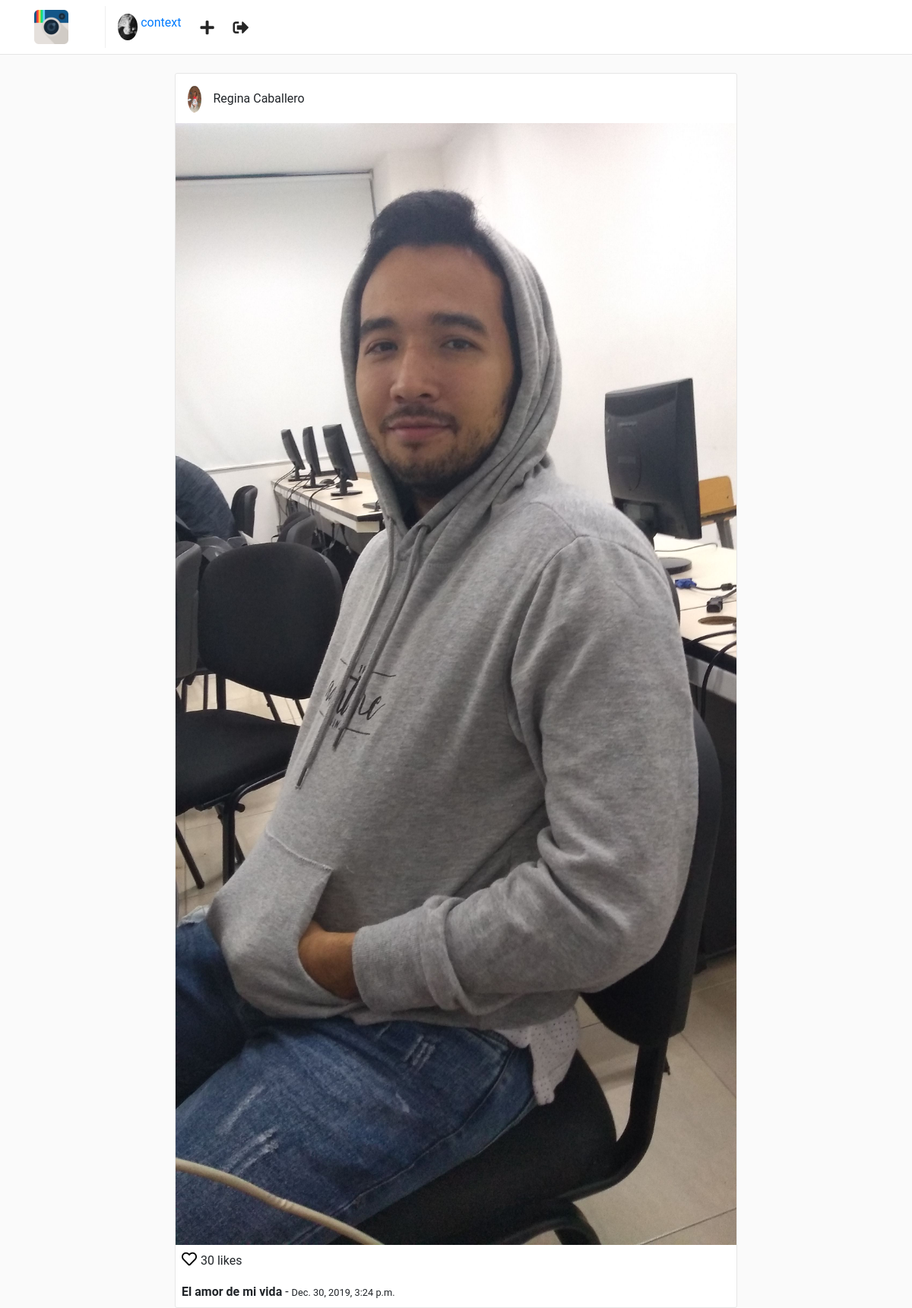
/posts/1/ (signed in), run on the app's committed database.
### users/models.py (models this page shows, shortened)
class Profile(models.Model):
    user = models.OneToOneField(User, on_delete=models.CASCADE)
    website =  models.URLField(max_length=200, blank=True)
    biography = models.TextField(blank=True)
    phone_number = models.CharField(max_length=20, blank=True)
    picture = models.ImageField(upload_to='users/pictures', blank=True, null= True)
    created = models.DateTimeField(auto_now_add=True)
    modified = models.DateField(auto_now=True)

### posts/models.py (models this page shows, shortened)
class Post(models.Model):
    user = models.ForeignKey(User, on_delete=models.CASCADE)
    profile = models.ForeignKey('users.Profile', on_delete=models.CASCADE)
    title = models.CharField(max_length=255)
    photo = models.ImageField(upload_to='posts/photos')
    created = models.DateTimeField(auto_now_add=True)
    modified = models.DateTimeField(auto_now=True)

### posts/views.py (the view)
# urls.py: path('posts/<int:pk>/', views.PostDetailView.as_view(), name='detail'),
class PostDetailView(LoginRequiredMixin, DetailView):
    template_name = 'posts/detail.html'
    queryset = Post.objects.all()
    context_object_name = 'post'

### templates/posts/detail.html (shortened to what this page needs)
{% extends "base.html" %}
{% block container %}
    <div class="container">
        <div class="row">
            {% include "posts/post_card.html" %}
        </div>
    </div>
{% endblock %}

### templates/nav.html
{% load static %}
<nav class="navbar navbar-expand-lg fixed-top" id="main-navbar">
    <div class="container">
        <a class="navbar-brand pr-5" style="border-right: 1px solid #efefef;" href="{% url 'posts:feed' %}">
            <img src="{% static "img/instagram.png" %}" height="45" class="d-inline-block align-top"/>
        </a>
        <div class="collapse navbar-collapse">
            <ul class="navbar-nav mr-auto">
                <li class="nav-item">
                    <a href="{% url 'users:detail' request.user.username %}">
                        {% if request.user.profile.picture %}
                        <img src="{{ request.user.profile.picture.url }}" height="35" class="d-inline-block align-top rounded-circle"/>
                        {% else %}
                        <img src="{% static 'img/default-profile.png' %}" height="35" class="d-inline-block align-top rounded-circle"/>
                        {% endif %}
context                    </a>
                </li>
                <li class="nav-item nav-icon">
                    <a href="{% url 'posts:create' %}">
                        <i class="fas fa-plus"></i>
                    </a>
                </li>
                <li class="nav-item nav-icon">
                    <a href="{% url 'users:logout' %}">
                        <i class="fas fa-sign-out-alt"></i>
                    </a>
                </li>
            </ul>
        </div>
    </div>
</nav>

### templates/posts/post_card.html
<div class="col-sm-12 col-md-8 offset-md-2 mt-5 p-0 post-container">
    <div class="media pt-3 pl-3 pb-1">
        <a href="{% url "users:detail" post.user.username %}">
            <img class="mr-3 rounded-circle" height="35" src="{{ post.profile.picture.url }}" alt="{{ post.user.get_full_name }}">
        </a>
        <div class="media-body">
            <p style="margin-top: 5px;">{{ post.user.get_full_name  }}</p>
        </div>
    </div>
    <img style="width: 100%;" src="{{ post.photo.url }}" alt="{{ post.title }}">
    <p class="mt-1 ml-2" >
        <a href="" style="color: #000; font-size: 20px;">
            <i class="far fa-heart"></i>
        </a> 30 likes
    </p>
    <p class="ml-2 mt-0 mb-2">
        <b>{{ post.title }}</b> - <small>{{ post.created }}</small>
    </p>
</div>

### static/css/main.css (style rules this page uses)
html, body { background: #fafafa; height: 100%; width: 100%; font-family: 'Roboto', sans-serif; }
#main-navbar { background: #fff; border-bottom: 1px solid rgba(0,0,0,.0975); }
.post-container { background: #fff; border: 1px solid #e6e6e6; border-radius: 3px; }
.nav-icon a { color: #262626; font-size: 1.3em; display: block; margin-top: .2em; margin-left: 1.2em; font-weight: 100; }

### data on the page
Post: profile.picture (picture), user.get_full_name "Regina Caballero", photo (picture), title "El amor de mi vida", created "Dec. 30, 2019, 3:24 p.m."
